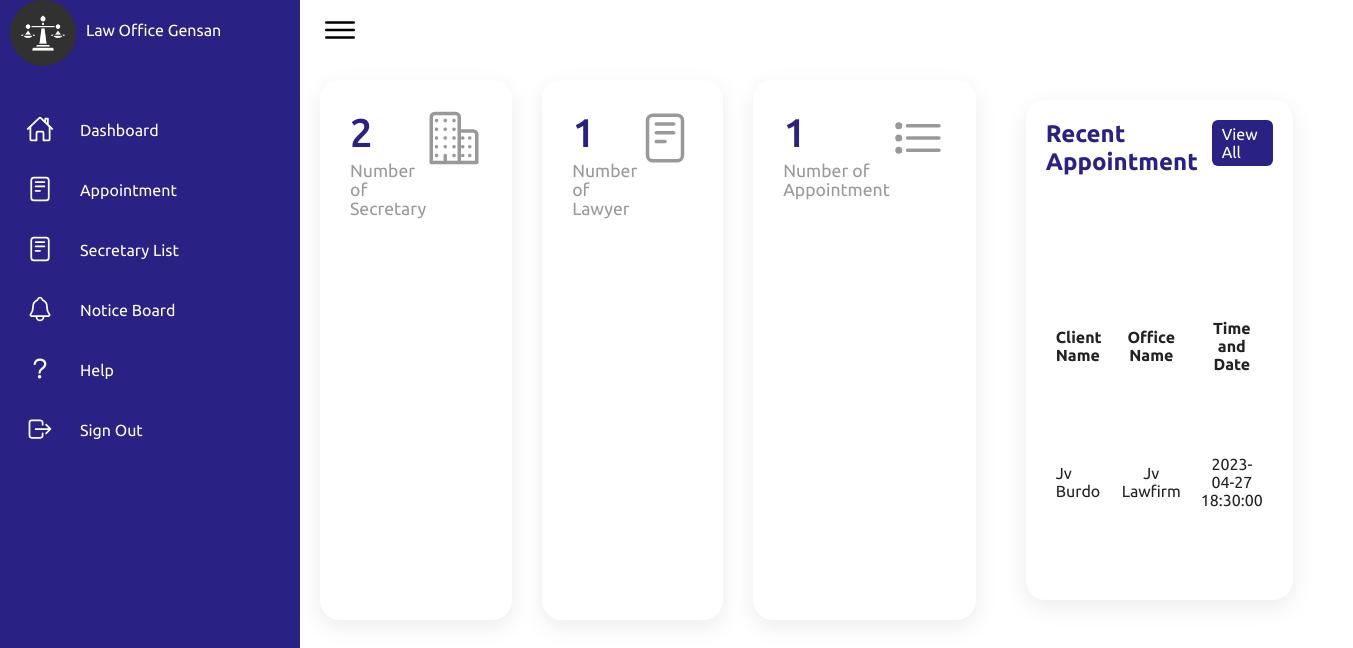
Screenshot of /lawyerDashboard.php with the database file from the repository.
### tables this page shows
CREATE TABLE `tbl_appointment` (
  `appointment_id` int(11) NOT NULL,
  `user_id` int(11) NOT NULL,
  `office_id` int(11) NOT NULL,
  `appointment_timendate` datetime NOT NULL
);

CREATE TABLE `tbl_userinfo` (
  `userinfo_id` int(11) NOT NULL,
  `firstName` varchar(244) NOT NULL,
  `middlename` varchar(244) NOT NULL,
  `lastName` varchar(244) NOT NULL
);

CREATE TABLE `tbl_officeinfo` (
  `office_id` int(11) NOT NULL,
  `office_name` varchar(244) NOT NULL,
  `office_email` varchar(244) NOT NULL,
  `office_status` int(11) NOT NULL
);

### lawyerDashboard.php (the view, shortened to what this page needs)
<!DOCTYPE html>
<html lang="en">
<head>
    <link rel="stylesheet" href="assets/css/style.css">
</head>
<body>
    <div class="container">
        <div class="navigation">
            <ul>
                <li>
                    <a href="#">
                        <span class="icon">
                            <img src="assets/imgs/justice-scale.png" alt="" style="width: 66px; height: 66px;" >
                        </span>
                        <span class="title">Law Office Gensan</span>
                    </a>
                </li>
                <li>
                    <a href="lawyerDashboard.php">
                        <span class="icon">
                            <ion-icon name="home-outline"></ion-icon>
                        </span>
                        <span class="title">Dashboard</span>
                    </a>
                </li>
                <li>
                    <a href="lawyerappointment.php">
                        <span class="icon">
                            <ion-icon name="reader-outline"></ion-icon>
                        </span>
                        <span class="title">Appointment</span>
                    </a>
                </li>
                <li>
                    <a href="lawyerSecretary.php">
                        <span class="icon">
                            <ion-icon name="reader-outline"></ion-icon>
                        </span>
                        <span class="title">Secretary List</span>
                    </a>
                </li>
                <li>
                    <a href="#">
                        <span class="icon">
                            <ion-icon name="notifications-outline"></ion-icon>
                        </span>
                        <span class="title">Notice Board</span>
                    </a>
                </li>
                <li>
                    <a href="#">
                        <span class="icon">
                            <ion-icon name="help-outline"></ion-icon>
                        </span>
                        <span class="title">Help</span>
                    </a>
                </li>
                <li>
                    <a href="?logout" onclick="logout(event)">
                         <span class="icon">
                             <ion-icon name="log-out-outline"></ion-icon>
                        </span>
                        <span class="title">Sign Out</span>
                    </a>
                </li>
            </ul>
        </div>
        <div class="main">
            <div class="topbar">
                <div class="toggle">
                    <ion-icon name="menu-outline"></ion-icon>
                </div>
            </div>
            <div class="cardBox">
                <div class="card">
                <?php
                include "dbconn.php";
                $sql = "SELECT COUNT(*) as count FROM tbl_officeinfo WHERE office_status = 1";
                $result = mysqli_query($conn, $sql);
                $row = mysqli_fetch_assoc($result);
                echo '<div>';
                echo '<div class="numbers">' . $row['count'] . '</div>';
                echo '<div class="cardName">Number of Secretary</div>';
                echo '</div>';
                ?>
                    <div class="iconBx">
                        <ion-icon name="business-outline"></ion-icon>
                    </div>
                </div>
                <div class="card">
                <?php
                include "dbconn.php";
                $sql = "SELECT COUNT(*) as count FROM tbl_usertype WHERE user_type = 'lawyer'";
                $result = mysqli_query($conn, $sql);
                $row = mysqli_fetch_assoc($result);
                echo '<div>';
                echo '<div class="numbers">' . $row['count'] . '</div>';
                echo '<div class="cardName">Number of Lawyer</div>';
                echo '</div>';
                ?>
                    <div class="iconBx">
                        <ion-icon name="reader-outline"></ion-icon>
                    </div>
                </div>
                <div class="card">
                <?php
                include "dbconn.php";
                $sql = "SELECT COUNT(*) as count FROM tbl_appointment";
                $result = mysqli_query($conn, $sql);
                $row = mysqli_fetch_assoc($result);
                echo '<div>';
                echo '<div class="numbers">' . $row['count'] . '</div>';
                echo '<div class="cardName">Number of Appointment</div>';
                echo '</div>';
                ?>
                    <div class="iconBx">
                        <ion-icon name="list-outline"></ion-icon>
                    </div>
                </div>
            <div class="details">
                <div class="Appointment">
                    <div class="cardHeader">
                        <h2>Recent Appointment</h2>
                        <a href="#" class="btn">View All</a>
                    </div>
                    <table>
                        <thead>
                            <tr>
                                <td>Client Name</td>
                                <td>Office Name</td>
                                <td>Time and Date</td>
                            </tr>
                        </thead>
                        <tbody>
                        <?php
                            include "dbconn.php";
                            $sql = "SELECT tbl_appointment.appointment_id, tbl_userinfo.firstName, tbl_userinfo.lastName, tbl_officeinfo.office_name, tbl_appointment.appointment_timendate
                            FROM tbl_appointment
                            JOIN tbl_userinfo ON tbl_appointment.appointment_id = tbl_userinfo.userinfo_id
                            JOIN tbl_officeinfo ON tbl_appointment.appointment_id = tbl_officeinfo.office_id";
                            $result = mysqli_query($conn, $sql);
                            while($row = mysqli_fetch_assoc($result)) {
                            ?>
                            <tr>
                            <td><?php echo $row['firstName'] . ' ' . $row['lastName']?></td>
                            <td><?php echo $row['office_name']?></td>
                            <td><?php echo $row['appointment_timendate']?></td>
                            </tr>
                            <?php
                          }
                          ?>
                        </tbody>
                    </table>
                </div>
</body>
</html>

### assets/css/style.css (style rules this page uses)
* { font-family: "Ubuntu", sans-serif; margin: 0; padding: 0; box-sizing: border-box; }
:root { --blue: #2a2185; --white: #fff; --gray: #f5f5f5; --black1: #222; --black2: #999; }
body { min-height: 100vh; overflow-x: hidden; }
.container { position: relative; width: 100%; }
.navigation { position: fixed; width: 300px; height: 100%; background: var(--blue); border-left: 10px solid var(--blue); transition: 0.5s; overflow: hidden; }
.navigation ul { position: absolute; top: 0; left: 0; width: 100%; }
.navigation ul li { position: relative; width: 100%; list-style: none; border-top-left-radius: 30px; border-bottom-left-radius: 30px; }
.navigation ul li:nth-child(1) { margin-bottom: 40px; pointer-events: none; }
.navigation ul li a { position: relative; display: block; width: 100%; display: flex; text-decoration: none; color: var(--white); }
.navigation ul li a .icon { position: relative; display: block; min-width: 60px; height: 60px; line-height: 75px; text-align: center; }
.navigation ul li a .icon ion-icon { font-size: 1.75rem; }
.navigation ul li a .title { position: relative; display: block; padding: 0 10px; height: 60px; line-height: 60px; text-align: start; white-space: nowrap; }
.main { position: absolute; width: calc(100% - 300px); left: 300px; min-height: 100vh; background: var(--white); transition: 0.5s; }
.topbar { width: 100%; height: 60px; display: flex; justify-content: space-between; align-items: center; padding: 0 10px; }
.toggle { position: relative; width: 60px; height: 60px; display: flex; justify-content: center; align-items: center; font-size: 2.5rem; cursor: pointer; }
.cardBox { position: relative; width: 100%; padding: 20px; display: grid; grid-template-columns: repeat(4, 1fr); grid-gap: 30px; }
.cardBox .card { position: relative; background: var(--white); padding: 30px; border-radius: 20px; display: flex; justify-content: space-between; cursor: pointer; box-shadow: 0 7px 25px rgba(0, 0, 0, 0.08); }
.cardBox .card .numbers { position: relative; font-weight: 500; font-size: 2.5rem; color: var(--blue); }
.cardBox .card .cardName { color: var(--black2); font-size: 1.1rem; margin-top: 5px; }
.cardBox .card .iconBx { font-size: 3.5rem; color: var(--black2); }
.details { position: relative; width: 100%; padding: 20px; display: grid; grid-template-columns: 2fr 1fr; grid-gap: 30px; }
.details .Appointment { position: relative; display: grid; min-height: 500px; background: var(--white); padding: 20px; box-shadow: 0 7px 25px rgba(0, 0, 0, 0.08); border-radius: 20px; }
.details .cardHeader { display: flex; justify-content: space-between; align-items: flex-start; }
.cardHeader h2 { font-weight: 600; color: var(--blue); }
.cardHeader .btn { position: relative; padding: 5px 10px; background: var(--blue); text-decoration: none; color: var(--white); border-radius: 6px; }
.details table { width: 100%; border-collapse: collapse; margin-top: 10px; }
.details table thead td { font-weight: 600; }
.details .Appointment table tr { color: var(--black1); border-bottom: 1px solid rgba(0, 0, 0, 0.1); }
.details .Appointment table tr:last-child { border-bottom: none; }
.details .Appointment table tr td { padding: 10px; }
.details .Appointment table tr td:last-child { text-align: center; }
.details .Appointment table tr td:nth-child(2) { text-align: center; }
.details .Appointment table tr td:nth-child(3) { text-align: center; }

### rows the page displays
tbl_appointment: user.firstName "Jv", user.lastName "Burdo", office.office_name "Jv Lawfirm", appointment_timendate "2023-04-27 18:30:00"

### other values shown
$row['count'] "2"
$row['count'] "1"
